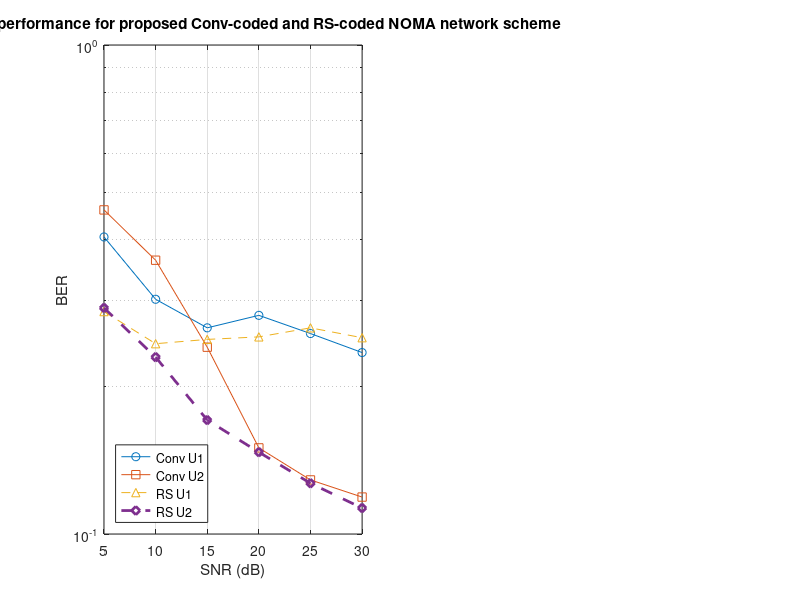
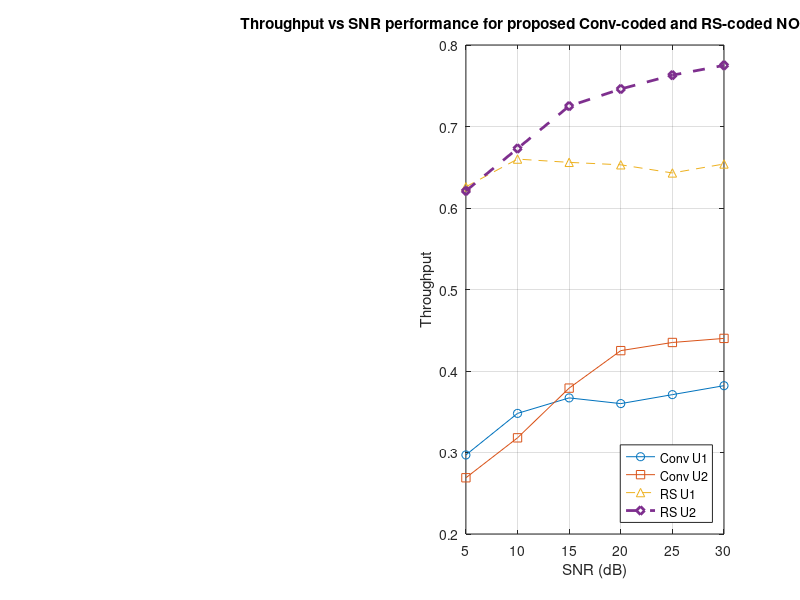

MATLAB code to generate these figures, in order:
%% Comparison of BER and Throughput: Convolutional vs Reed-Solomon Coded NOMA
clear; clc; close all;

%% SNR range
snr_dB = [5 10 15 20 25 30];

%% BER data 
ber_conv_u1 = [0.405 0.302 0.264 0.280 0.257 0.235];
ber_conv_u2 = [0.460 0.363 0.241 0.150 0.129 0.119];
ber_rs_u1   = [0.285 0.245 0.250 0.253 0.264 0.252];
ber_rs_u2   = [0.290 0.230 0.171 0.147 0.127 0.113];

%% Throughput data 
thru_conv_u1 = [0.297 0.348 0.367 0.360 0.371 0.382];
thru_conv_u2 = [0.269 0.318 0.379 0.425 0.435 0.440];
thru_rs_u1   = [0.626 0.660 0.656 0.653 0.643 0.654];
thru_rs_u2   = [0.621 0.673 0.725 0.746 0.763 0.775];

%% Plot BER comparison
figure;
subplot(1,2,1);
semilogy(snr_dB, ber_conv_u1, '-o', snr_dB, ber_conv_u2, '-s', ...
         snr_dB, ber_rs_u1, '--^', snr_dB, ber_rs_u2, '--d', 'LineWidth', 2);
grid on; xlabel('SNR (dB)'); ylabel('BER'); title('BER vs SNR performance for proposed Conv-coded and RS-coded NOMA network scheme');
legend('Conv U1', 'Conv U2', 'RS U1', 'RS U2', 'Location', 'southwest');

%% Plot Throughput comparison
figure;
subplot(1,2,2);
plot(snr_dB, thru_conv_u1, '-o', snr_dB, thru_conv_u2, '-s', ...
     snr_dB, thru_rs_u1, '--^', snr_dB, thru_rs_u2, '--d', 'LineWidth', 2);
grid on; xlabel('SNR (dB)'); ylabel('Throughput'); title('Throughput vs SNR performance for proposed Conv-coded and RS-coded NOMA network scheme');
legend('Conv U1', 'Conv U2', 'RS U1', 'RS U2', 'Location', 'southeast');
